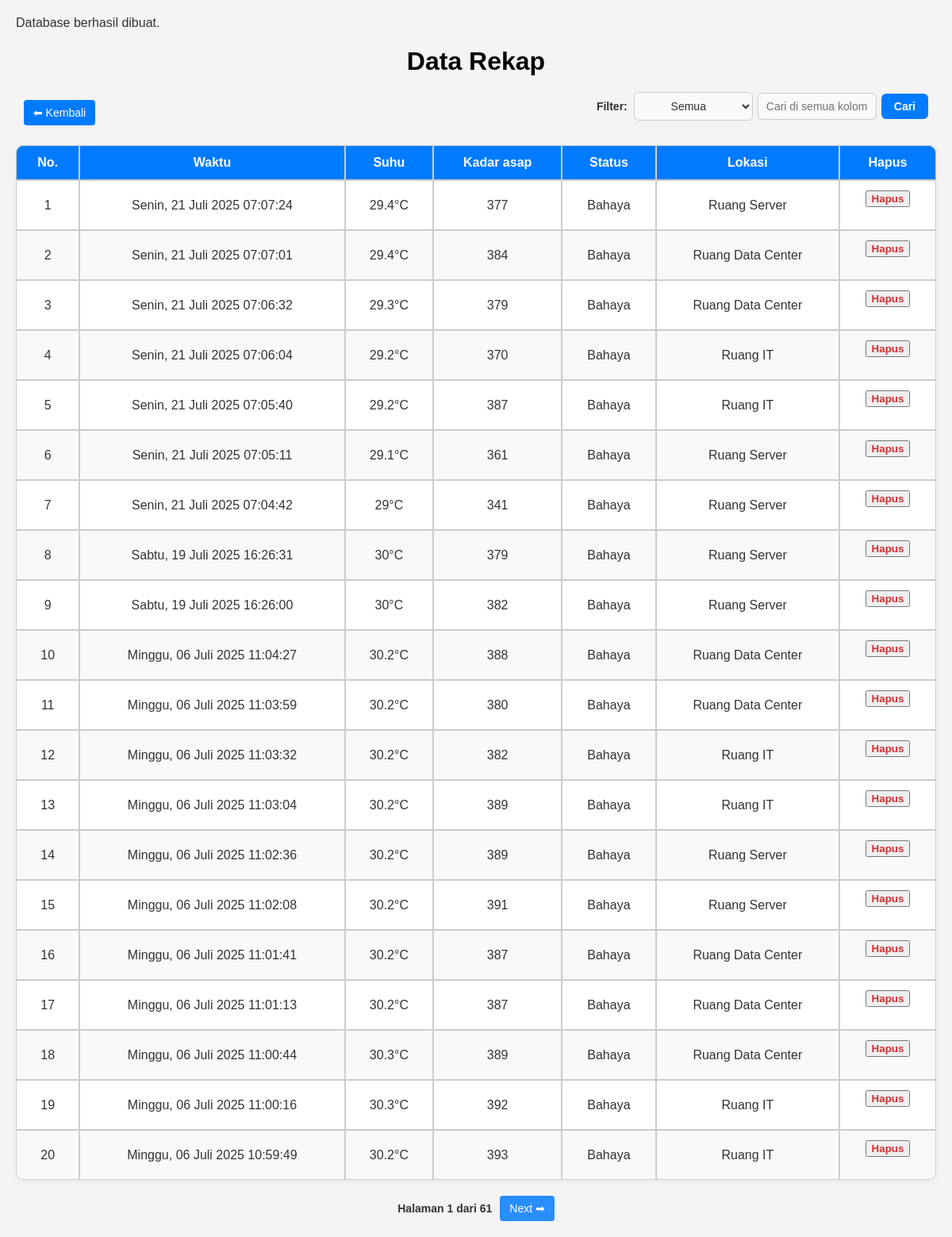
Screenshot of /rekap.php with the database file from the repository.
### tables this page shows
CREATE TABLE `tbl_data` (
  `id` int NOT NULL,
  `waktu` timestamp NULL DEFAULT CURRENT_TIMESTAMP,
  `suhu` float NOT NULL,
  `kadar_asap` float NOT NULL,
  `status` varchar(20) NOT NULL,
  `lokasi` varchar(50) NOT NULL
);

### rekap.php (the view, shortened to what this page needs)
<?php
include 'config.php';
$limit = 20;
$page = isset($_GET['page']) ? (int)$_GET['page'] : 1;
$offset = ($page - 1) * $limit;
$searchTerm = isset($_GET['search']) ? trim($_GET['search']) : '';
$searchColumn = isset($_GET['column']) ? $_GET['column'] : 'semua';
$baseQuery = "SELECT id, waktu, suhu, kadar_asap, status, lokasi FROM tbl_data";
$countQuery = "SELECT COUNT(*) AS total FROM tbl_data";
$whereClause = "";
$params = [];
$types = "";
$query = $baseQuery . $whereClause . " ORDER BY waktu DESC LIMIT ? OFFSET ?";
$params[] = $limit;
$params[] = $offset;
$types .= 'ii';
$stmt = $conn->prepare($query);
if (!empty($params)) {
    $stmt->bind_param($types, ...$params);
}
$stmt->execute();
$result = $stmt->get_result();
$totalQuery = $countQuery . $whereClause;
$totalStmt = $conn->prepare($totalQuery);
$totalStmt->execute();
$totalResult = $totalStmt->get_result();
$totalRow = $totalResult->fetch_assoc();
$totalData = $totalRow['total'];
$totalPages = ceil($totalData / $limit);
function buildUrl($page, $column = null, $search = null)
{
    $params = [];
    $params['page'] = $page;
    return '?' . http_build_query($params);
}
?>
<!DOCTYPE html>
<html lang="id">
<head>
    <link rel="stylesheet" id="theme-style" href="css/light.css">
    <link rel="stylesheet" href="css/dark.css">
</head>
<body>
    <h1 ondblclick="toggleDarkMode()" title="mode gelap klik 2x">
        Data Rekap
    </h1>
    <div class="top-bar-container">
        <div class="top-bar">
            <a href="index.php" class="button">⬅ Kembali</a>
            <form method="GET" class="filter-group">
                <label for="filterColumn">Filter:</label>
                <select name="column" id="filterColumn">
                    <option value="semua" <?php if ($searchColumn === 'semua') echo 'selected'; ?>>Semua</option>
                </select>
                <input type="text" name="search" id="searchInput"
                       placeholder="<?php
                       if($searchColumn === 'semua') {
                           echo 'Cari di semua kolom...';
                       } elseif($searchColumn === 'waktu') {
                           echo 'Cari berdasarkan tanggal, bulan, tahun, atau jam...';
                       } else {
                           echo 'Ketik untuk mencari...';
                       }
                       ?>"
                       value="<?= htmlspecialchars($searchTerm) ?>">
                <button type="submit" class="btn-cari">Cari</button>
            </form>
        </div>
    </div>
    <div class="table">
    <table>
        <thead>
            <tr>
                <th>No.</th>
                <th>Waktu</th>
                <th>Suhu</th>
                <th>Kadar asap</th>
                <th>Status</th>
                <th>Lokasi</th>
                <th>Hapus</th>
            </tr>
        </thead>
        <tbody id="dataTableBody">
            <?php
            if ($result->num_rows > 0) {
                $no = $offset + 1;
                while ($row = $result->fetch_assoc()) {
                    $suhu = $row["suhu"];
                    $kadar_asap = $row["kadar_asap"];
                    $rowClass = "";
                    echo "<tr $rowClass>";
                    echo "<td>" . $no++ . "</td>";
                    $datetime = strtotime($row["waktu"]);
                    $formatted_time = date('l, d F Y  H:i:s', $datetime);
                    $search = [
                        'Monday', 'Tuesday', 'Wednesday', 'Thursday', 'Friday', 'Saturday', 'Sunday',
                        'January','February','March','April','May','June','July','August','September','October','November','December'
                    ];
                    $replace = [
                        'Senin', 'Selasa', 'Rabu', 'Kamis', 'Jumat', 'Sabtu', 'Minggu',
                        'Januari', 'Februari','Maret','April','Mei','Juni','Juli','Agustus','September','Oktober','November','Desember'
                    ];
                    $formatted_time = str_replace($search, $replace, $formatted_time);
                    echo "<td>$formatted_time</td>";
                    $suhuClass = ($suhu > 32) ? "class='danger-cell'" : "";
                    $asapClass = ($kadar_asap > 500) ? "class='danger-cell'" : "";
                    echo "<td $suhuClass>" . $row["suhu"] . "°C</td>";
                    echo "<td $asapClass>" . $row["kadar_asap"] . "</td>";
                    echo "<td>" . $row["status"] . "</td>";
                    echo "<td>" . $row["lokasi"] . "</td>";
                    echo "<td>
                            <form method='POST' action='hapus_data.php' onsubmit='return confirm(\"Yakin ingin menghapus data ini?\")'>
                                <input type='hidden' name='id' value='" . $row["id"] . "'>
                                <button type='submit' class='hapus-link'>Hapus</button>
                            </form>
                          </td>";
                    echo "</tr>";
                }
            }
            ?>
        </tbody>
    </table>
</div>
    <div class="pagination">
        <span class="pagination-info">Halaman <?php echo $page; ?> dari <?php echo $totalPages; ?></span>
        <?php if ($page < $totalPages): ?>
            <a href="<?= buildUrl($page + 1) ?>" class="pagination-link">Next ➡</a>
        <?php endif; ?>
    </div>
</body>
</html>

### css/light.css (style rules this page uses)
body { font-family: Arial, sans-serif; margin: 20px; background-color: #f4f4f4; color: hsl(0, 0%, 20%); }
h1 { text-align: center; color: #000000; margin-bottom: 20px; }
table { width: 100%; max-width: 1200px; margin: 0px auto; overflow-x: auto; border-radius: 10px; box-shadow: 0 2px 8px rgba(0, 0, 0, 0.05); border-collapse: separate; border-spacing: 0; min-width: 0px; font-size: 16px; border-radius: 10px; color: #333; background-color: #fff; text-align: center; }
thead { background-color: #007bff; color: #ffffff; }
th { padding: 12px 16px; border: 1px solid #ccc; font-weight: bold; }
td { padding: 12px 16px; border: 1px solid #ccc; background-color: #fff; color: #333; }
tbody tr:nth-child(even) td { background-color: #f9f9f9; }
thead tr th:first-child { border-top-left-radius: 10px; }
thead tr th:last-child { border-top-right-radius: 10px; }
tbody tr:last-child td:first-child { border-bottom-left-radius: 10px; }
tbody tr:last-child td:last-child { border-bottom-right-radius: 10px; }
.hapus-link { color: #d63031; text-decoration: none; font-weight: bold; }
.pagination { display: flex; justify-content: center; align-items: center; margin-top: 20px; gap: 10px; flex-wrap: wrap; font-size: 14px; }
.pagination-link { color: #ffffff; text-decoration: none; padding: 8px 12px; border-radius: 4px; background-color: #298eff; transition: background-color 0.3s, color 0.3s; }
.pagination-info { font-weight: bold; }
.top-bar-container { max-width: 1200px; margin: 0 auto; padding: 0 10px; }
.top-bar { display: flex; justify-content: space-between; align-items: center; gap: 8px; margin-bottom: 15px; min-height: 50px; flex-wrap: nowrap; }
.top-bar .button { background-color: #007bff; color: white; padding: 8px 12px; text-decoration: none; border-radius: 4px; display: inline-block; cursor: pointer; border: none; font-size: 14px; white-space: nowrap; flex-shrink: 0; }
.btn-cari { background-color: #007bff; color: #ffffff; padding: 8px 16px; border: none; border-radius: 6px; font-size: 14px; font-weight: 600; cursor: pointer; transition: background-color 0.3s ease, box-shadow 0.3s ease; }
.filter-group { display: flex; align-items: center; gap: 6px; justify-content: flex-end; flex: 1; min-width: 0; overflow: hidden; flex-wrap: wrap; }
.filter-group label { font-weight: 600; color: #333; margin-right: 2px; white-space: nowrap; flex-shrink: 0; font-size: 14px; }
.filter-group select, .filter-group input[type="text"], .filter-group input[type="search"] { padding: 8px 10px; border-radius: 6px; border: 1px solid #ccc; font-size: 14px; background-color: #f9f9f9; color: #333; transition: border 0.3s, box-shadow 0.3s; min-width: 80px; max-width: 150px; flex: 1; }
input, select { background-color: #fff; color: #333; border: 1px solid #aaa; padding: 8px 12px; border-radius: 6px; font-size: 16px; text-align: center; }

### rows the page displays
tbl_data: waktu "Senin, 21 Juli 2025 07:07:24", suhu "29.4", kadar_asap "377", status "Bahaya", lokasi "Ruang Server"
tbl_data: waktu "Senin, 21 Juli 2025 07:07:01", suhu "29.4", kadar_asap "384", status "Bahaya", lokasi "Ruang Data Center"
tbl_data: waktu "Senin, 21 Juli 2025 07:06:32", suhu "29.3", kadar_asap "379", status "Bahaya", lokasi "Ruang Data Center"
tbl_data: waktu "Senin, 21 Juli 2025 07:06:04", suhu "29.2", kadar_asap "370", status "Bahaya", lokasi "Ruang IT"
tbl_data: waktu "Senin, 21 Juli 2025 07:05:40", suhu "29.2", kadar_asap "387", status "Bahaya", lokasi "Ruang IT"
tbl_data: waktu "Senin, 21 Juli 2025 07:05:11", suhu "29.1", kadar_asap "361", status "Bahaya", lokasi "Ruang Server"
tbl_data: waktu "Senin, 21 Juli 2025 07:04:42", suhu "29", kadar_asap "341", status "Bahaya", lokasi "Ruang Server"
tbl_data: waktu "Sabtu, 19 Juli 2025 16:26:31", suhu "30", kadar_asap "379", status "Bahaya", lokasi "Ruang Server"
tbl_data: waktu "Sabtu, 19 Juli 2025 16:26:00", suhu "30", kadar_asap "382", status "Bahaya", lokasi "Ruang Server"
tbl_data: waktu "Minggu, 06 Juli 2025 11:04:27", suhu "30.2", kadar_asap "388", status "Bahaya", lokasi "Ruang Data Center"
tbl_data: waktu "Minggu, 06 Juli 2025 11:03:59", suhu "30.2", kadar_asap "380", status "Bahaya", lokasi "Ruang Data Center"
tbl_data: waktu "Minggu, 06 Juli 2025 11:03:32", suhu "30.2", kadar_asap "382", status "Bahaya", lokasi "Ruang IT"
tbl_data: waktu "Minggu, 06 Juli 2025 11:03:04", suhu "30.2", kadar_asap "389", status "Bahaya", lokasi "Ruang IT"
tbl_data: waktu "Minggu, 06 Juli 2025 11:02:36", suhu "30.2", kadar_asap "389", status "Bahaya", lokasi "Ruang Server"
tbl_data: waktu "Minggu, 06 Juli 2025 11:02:08", suhu "30.2", kadar_asap "391", status "Bahaya", lokasi "Ruang Server"
tbl_data: waktu "Minggu, 06 Juli 2025 11:01:41", suhu "30.2", kadar_asap "387", status "Bahaya", lokasi "Ruang Data Center"
tbl_data: waktu "Minggu, 06 Juli 2025 11:01:13", suhu "30.2", kadar_asap "387", status "Bahaya", lokasi "Ruang Data Center"
tbl_data: waktu "Minggu, 06 Juli 2025 11:00:44", suhu "30.3", kadar_asap "389", status "Bahaya", lokasi "Ruang Data Center"
tbl_data: waktu "Minggu, 06 Juli 2025 11:00:16", suhu "30.3", kadar_asap "392", status "Bahaya", lokasi "Ruang IT"
tbl_data: waktu "Minggu, 06 Juli 2025 10:59:49", suhu "30.2", kadar_asap "393", status "Bahaya", lokasi "Ruang IT"

### other values shown
$page "1"
$totalPages "61"
